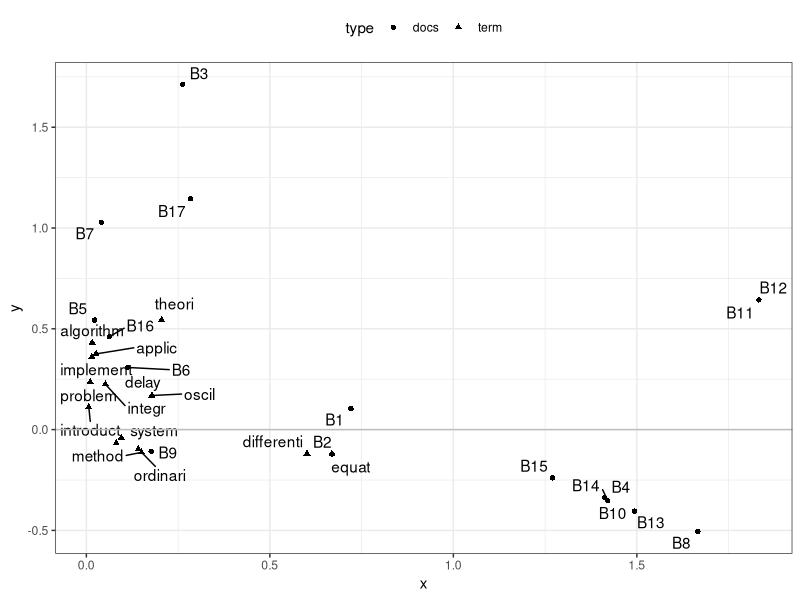
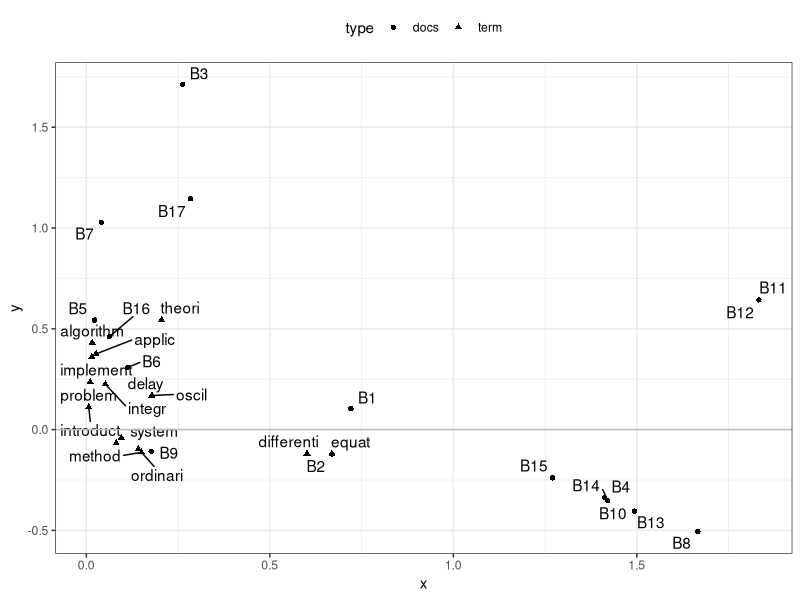

Write R code to recreate these figures, in order.
## This code replicates the example of Latent Semantic Indexing from 
## "Using Linear Algebra for Intelligent Information Retrieval" by  M.W.Berry, S.T. Dumais& G.W. O'Brien
## PDF of oridinal: http://lsirwww.epfl.ch/courses/dis/2003ws/papers/ut-cs-94-270.pdf

library(tm)
library(SnowballC)
library(Matrix)
library(ggplot2) 
library(ggrepel)

# Read in the book titles 
text <- as.character(readLines("books.txt"))

## Clean up the text 
review_corpus <- Corpus(VectorSource(text))
review_corpus = tm_map(review_corpus, content_transformer(tolower))
review_corpus = tm_map(review_corpus, removeNumbers)
review_corpus = tm_map(review_corpus, removePunctuation)
review_corpus = tm_map(review_corpus, removeWords, c("the", "and", stopwords("english")))
review_corpus = tm_map(review_corpus, stemDocument)
review_corpus =  tm_map(review_corpus, stripWhitespace)

## Extract the document term matrix (DTM)
dtm <- DocumentTermMatrix(review_corpus, control = list())

## Get all the words in the DTM & the counts of their apperances 
words <- diag(crossprod(as.matrix(dtm)))

## Select those that appear more than once 
word.list.raw <- sort(names(words[words > 1]))

## Remove two words that I "pick up" that are not in the BDO DTM 
remove <- c("comput", "dynam")
word.list <- word.list.raw[!(word.list.raw  %in% remove)]
dtm.reduced <- as.matrix(dtm[, intersect(colnames(dtm), word.list)])

## BDO has term term rows and document columns, so we transpose 
X <- t(dtm.reduced[, sort(colnames(dtm.reduced))])
## "Differentation gets stemmed to "diferenti" in my version - fixing directly by setting to 0
X[4, 3] <- 0

##############################
## Compute the SVD of the DTM
##############################

s <- svd(X)

u <- s$u
v <- s$v
d <- s$d
D <- diag(d)

## Confirm the decomposition (need to round to get very small values to 0)
all(X == round(u %*% D %*% t(v), 4)) #  X = U D V'

## Confirm the first two singular values match (4:531 and 2.758)
k <- 2
d[1:k]

## Helper function for constructng a query vector 
QueryVector <- function(terms, word.list){
    q <- rep(0, length(word.list))
    for(term in terms){
        index <- which(term == word.list)
        q[index] <- 1
    }
    q
}

####################################
## The applications & theory query example
####################################

q <- QueryVector(c("applic", "theori"), rownames(X))
q %*% u[, 1:k] %*% diag(1/d[1:k])

#####################
## Reproduce Figure 4
#####################

## Get the term coordinates (use a diagonal matrix to get all the terms)
df.terms <- data.frame(diag(length(word.list)) %*% u[, 1:k])
colnames(df.terms) <- c("x", "y")
df.terms$label <- rownames(X)
df.terms$type <- "term"

## Get the book coordinates (use the DTM transposed)
df.docs <- data.frame(t(X) %*% u[, 1:k])
colnames(df.docs) <- c("x", "y")
df.docs$label <- paste0("B", colnames(X))
df.docs$type <- "docs"

df <- rbind(df.docs, df.terms)

g <- ggplot(data = df, aes(x = x, y = y)) + geom_point(aes(shape = type)) +
    geom_text_repel(aes(label = label)) +
    theme_bw() +
    geom_hline(yintercept = 0, colour = "grey") +
    theme(legend.position = "top")

print(g)

png("figure_4.png")
print(g)
dev.off()
